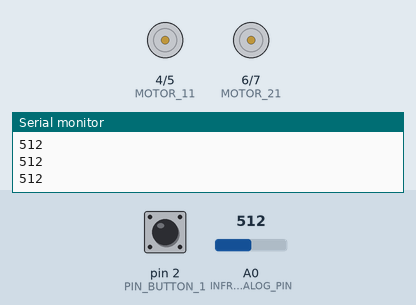
Recording of a sketch running on a simulated Arduino Uno, built with avr-gcc and run on an emulated ATmega328P. On the bench: motor-driver pin pairs drawn as motors (green arrow = first pin HIGH = forward, orange = second pin HIGH = backward, longer = more drive), the last lines printed to the serial monitor. Inputs (shaded band) come from the test bench; at power-on: pin 2 (PIN_BUTTON_1) LOW, A0 (INFRARED_ANALOG_PIN) = 512.

Above: at 1.4 s.
1.5 s: pin 2 (PIN_BUTTON_1) pulled HIGH for 0.15 s
At 2.7 s:
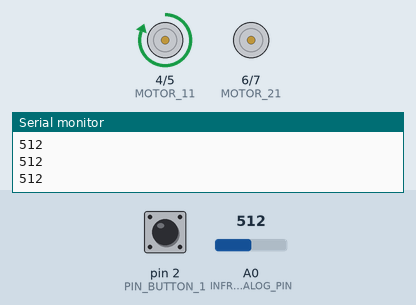
3.1 s: A0 (INFRARED_ANALOG_PIN) set to 106
4.6 s: A0 (INFRARED_ANALOG_PIN) set to 95
At 5.8 s:
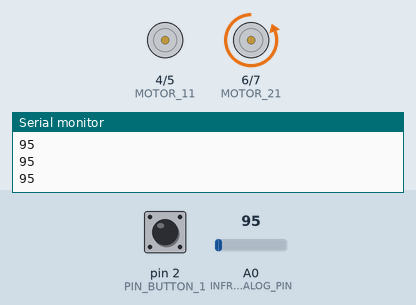
6.1 s: A0 (INFRARED_ANALOG_PIN) set to 122
At 7.1 s:
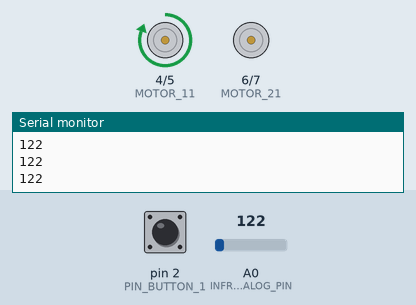
7.6 s: A0 (INFRARED_ANALOG_PIN) set to 90
At 8.1 s:
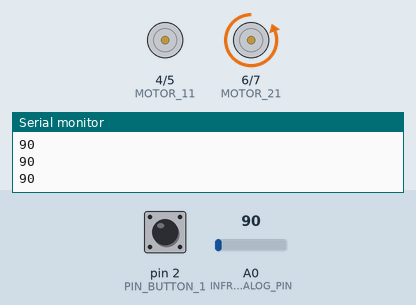
Timing chart, 0 to 10.1 s (numbered marks = the images above; inputs shaded):
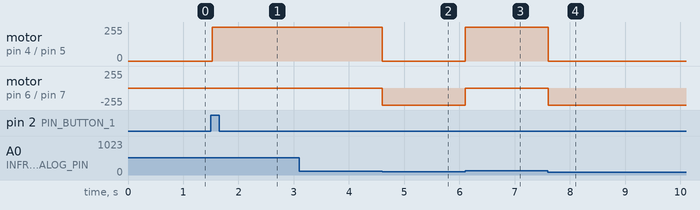

The sketch:

Smars_tank.ino
```cpp
//  Xe SMARS với thành phần
//    + Arduino Uno hoặc Nano
//    + Shield Mở Rộng Arduino Nano (Module Arduino Socket Full Nano) tương thích cả Uno và Nano, https://chotroihn.vn/shield-mo-rong-arduino-nano-tai-linh-kien-dien-tu-3m
//    + 2 động cơ Động Cơ Giảm Tốc JA12-N20 3-12VDC,    https://chotroihn.vn/dong-co-giam-toc-ja12-n20-3-12vdc
//    + Mạch cầu H mini để điều khiển 2 động cơ giảm tốc, https://chotroihn.vn/search?query=mach+cau+mini
//    + Tăng áp 2-24v --> 5-28V 2A ,   https://chotroihn.vn/module-boost-dc-dc-2-24vdc-2a-mt3608-k1a9-4-4-1g,
//      hoặc sử dụng module xịn hơn,   https://chotroihn.vn/module-boost-dc-dc-xl6009-5-40v-4a-k1a9-5-10g

#include <SoftwareSerial.h>
#include "HBridge_Motor.h"
#include "CMDParser.h"
#include "Buttons.h"
#include "InfraRed.h"


const int HC06_TX_PIN = 12;
const int HC06_RX_PIN = 13;

SoftwareSerial hc06(HC06_RX_PIN,HC06_TX_PIN);

void setup(){
  //Initialize Serial Monitor
  Serial.begin(9600);
  //Thiết lập bộ phân tích cú pháp lệnh qua serial (bluetooth)
  setup_cmd();

  //trang thai hoat dong ban dau
  tank_mode = remote;

  hc06.println("Smars (remixed by TienND)");
  //Thiet lap cho giao tiep bluetooth
  hc06.begin(9600);
  //Thiet lap cho dong co 1 chieu giam toc
  setup_hbridge();
    //Thiết lập cảm biến hồng ngoại
  setup_infrared();
  //Thiet lap cho nut bam cam ung
  setup_buttons();

  if (ReadButton1() > 0)
  {
     //Tự kiểm tra;
     Seft_Test();
  }

}

void Seft_Test()
{
    Serial.println("Tu kiem tra hoat dong cua motor");
    MotorPower(100,100);
    delay(3000);
    MotorPower(-100,-10);
    delay(3000);
    MotorPower(-10,-100);
    delay(3000);
    MotorPower(-100,-100);
    delay(3000);
    MotorPower(0,-0);

    for (int i = 0; i <3000;i++)
    {
      Serial.println(ReadInfraRed());
    }
}


void loop() {

  // ~~~~~~~~~~~~~~~~~~~~~~~~~~~~~~~~~~~~~~~~~~~~~~~~~~~~~~~~~~~~~~~~~~~~~~~~~~~~~~~~~~~~~~~~~~~~~~
  //        CÁC XỬ LÝ KHI CÓ LỆNH TỪ BAN PHIM
  // ~~~~~~~~~~~~~~~~~~~~~~~~~~~~~~~~~~~~~~~~~~~~~~~~~~~~~~~~~~~~~~~~~~~~~~~~~~~~~~~~~~~~~~~~~~~~~~
  //  Khong xu ly kieu polling, ma xu ly dang interrupt

  // ~~~~~~~~~~~~~~~~~~~~~~~~~~~~~~~~~~~~~~~~~~~~~~~~~~~~~~~~~~~~~~~~~~~~~~~~~~~~~~~~~~~~~~~~~~~~~~
  //        LẤY SỐ LIỆU TỪ CÁC CẢM BIẾN
  // ~~~~~~~~~~~~~~~~~~~~~~~~~~~~~~~~~~~~~~~~~~~~~~~~~~~~~~~~~~~~~~~~~~~~~~~~~~~~~~~~~~~~~~~~~~~~~~
  loop_infrared(); //áp dụng cho mode dò đường
  loop_buttons();  //do nothing


  switch (tank_mode) {
      case remote:
      // ~~~~~~~~~~~~~~~~~~~~~~~~~~~~~~~~~~~~~~~~~~~~~~~~~~~~~~~~~~~~~~~~~~~~~~~~~~~~~~~~~~~~~~~~~~~~~~
      //        CÁC XỬ LÝ KHI CÓ LỆNH TỪ SERIAL
      // ~~~~~~~~~~~~~~~~~~~~~~~~~~~~~~~~~~~~~~~~~~~~~~~~~~~~~~~~~~~~~~~~~~~~~~~~~~~~~~~~~~~~~~~~~~~~~~
      if (hc06.available()) {
        hc06.readBytesUntil('\n',cmd,40);
        //Serial.write("Thưc hien lenh ");
        //Serial.println(cmd);
        // Phan tich cu phap lenh
        CMDParser(cmd);
        switch (cmd_params[0][0])
        {
          case 'l': //---------------------LED--(nen dat truoc Engine de tranh bi delay)--------
                    break;

          case 'm'://---------------------ENGINE----------------------------------------------
                    loop_hbridge(cmd_params[1],cmd_params[2]);
                    break;
        }
        FINISH_CMD: return;
      }
      break;
      case track:
      // ~~~~~~~~~~~~~~~~~~~~~~~~~~~~~~~~~~~~~~~~~~~~~~~~~~~~~~~~~~~~~~~~~~~~~~~~~~~~~~~~~~~~~~~~~~~~~~
      //         CÁC XỬ LÝ KHI DÒ ĐƯỜNG BẰNG CẢM BIẾN HỒNG NGOẠI CHIẾU XUỐNG ĐẤT
      // ~~~~~~~~~~~~~~~~~~~~~~~~~~~~~~~~~~~~~~~~~~~~~~~~~~~~~~~~~~~~~~~~~~~~~~~~~~~~~~~~~~~~~~~~~~~~~~
        if (InfraredSensorValue> 100)
        {
            MotorPower(100,50);
        } else {
            MotorPower(50,100);
        }
        break;
      case bodyguard:
      // ~~~~~~~~~~~~~~~~~~~~~~~~~~~~~~~~~~~~~~~~~~~~~~~~~~~~~~~~~~~~~~~~~~~~~~~~~~~~~~~~~~~~~~~~~~~~~~
      //         CÁC XỬ LÝ KHI BÁM THEO VẬT CHỦ BẰNG SIÊU ÂM
      // ~~~~~~~~~~~~~~~~~~~~~~~~~~~~~~~~~~~~~~~~~~~~~~~~~~~~~~~~~~~~~~~~~~~~~~~~~~~~~~~~~~~~~~~~~~~~~~
        break;
  }
}
```

Buttons.h
```cpp
// @remark   Arduino UNO, Nano, Mini chi cho phep ngat o chan pin 2 (INT 0) va pin 3 (INT 1)

// Hướng dẫn sử dụng
const String HELP_BUTTON = "   Button: button1 o pin2.  Bam nut de chuyen che do REMOTE(bluetooth) --> TRACK (find path) -->  BODYGUARD (keep distance)";

const int PIN_BUTTON_1  = 2;
int button1 = 0;
int button1_newval=0;


enum ActionMode{
  remote=0,    // dieu khien bang remote bluetooth
  track=1,      // bam theo duong di
  bodyguard=2,  // giu khoang cach voi vat the
  nothing       // đánh dấu điểm kết thúc để xoay vòng
};
ActionMode tank_mode;  // Trang thai hoat dong cua xe

int ReadButton1() {
  return digitalRead(PIN_BUTTON_1);
}

// Interrupt Service Routine
void ISR_button1() {
  button1_newval = ReadButton1()  ;
  // Chuyển chế độ hoạt động của xe theo kiểu round robin
  tank_mode =  (tank_mode + 1) % nothing;

  Serial.print("Che do hoat dong: ");
  Serial.println(tank_mode);

  // Luon tat dong co
  MotorPower(0,0);
  return;
}


//~~~~~~~~~~~~~~~~~~~~~~~~~~~~~~~~~~~~~~~~~~~~~~~~~~~~~~~~~~~~~~~~~~~~~~~~~~~~~~~~~~~~~~~~~~~~~~~~~~
//                                     LOOP
//~~~~~~~~~~~~~~~~~~~~~~~~~~~~~~~~~~~~~~~~~~~~~~~~~~~~~~~~~~~~~~~~~~~~~~~~~~~~~~~~~~~~~~~~~~~~~~~~~~
void loop_buttons() {
  //nothing to do because of using interrupt
}

//~~~~~~~~~~~~~~~~~~~~~~~~~~~~~~~~~~~~~~~~~~~~~~~~~~~~~~~~~~~~~~~~~~~~~~~~~~~~~~~~~~~~~~~~~~~~~~~~~~
//                                     SETUP
//~~~~~~~~~~~~~~~~~~~~~~~~~~~~~~~~~~~~~~~~~~~~~~~~~~~~~~~~~~~~~~~~~~~~~~~~~~~~~~~~~~~~~~~~~~~~~~~~~~
void setup_buttons() {
   //Hiển thị hướng dẫn sử dụng
   Serial.println(HELP_BUTTON);
   //Thiết lập chế độ vào ra của chân Digital
   pinMode(PIN_BUTTON_1, INPUT);
   //Thiet lap chuong trinh con phuc vu ngat cho su kien cua pin, CHANGE | LOW  | RISING | FALLING
   attachInterrupt(digitalPinToInterrupt(PIN_BUTTON_1), ISR_button1, RISING);
}
```

CMDParser.h
```cpp
// Hướng dẫn sử dụng
const String HELP_CMD = "   CMD Syntaxt: type[;param1~9]";


bool  cmd_done; // Bao hieu lenh cua user da duoc xu ly chua
char  cmd[40];    // Lenh cua nguoi su dung, gui qua Serial
char  cmd_type; // Kieu lenh. Xem   MOTOR_CMD_TYPE
byte  cmd_paramc;   // So luong tham so 0 --> 6
char* cmd_params[10]; // Danh sachs cac tham so


//~~~~~~~~~~~~~~~~~~~~~~~~~~~~~~~~~~~~~~~~~~~~~~~~~~~~~~~~~~~~~~~~~~~~~~~~~~~~~~~~~~~~~~~~~~~~~~~~~~
//                                     SETUP
//~~~~~~~~~~~~~~~~~~~~~~~~~~~~~~~~~~~~~~~~~~~~~~~~~~~~~~~~~~~~~~~~~~~~~~~~~~~~~~~~~~~~~~~~~~~~~~~~~~
void setup_cmd() {
   //Hiển thị hướng dẫn sử dụng
   Serial.println(HELP_CMD);
}

//~~~~~~~~~~~~~~~~~~~~~~~~~~~~~~~~~~~~~~~~~~~~~~~~~~~~~~~~~~~~~~~~~~~~~~~~~~~~~~~~~~~~~~~~~~~~~~~~~~
//                                     PHÂN TÍCH LỆNH
//~~~~~~~~~~~~~~~~~~~~~~~~~~~~~~~~~~~~~~~~~~~~~~~~~~~~~~~~~~~~~~~~~~~~~~~~~~~~~~~~~~~~~~~~~~~~~~~~~~
// @brief phan tich cu phap lenh
// @detail    m;<left power>;<right power>. Eg: m;100;-85
// @return  = false neu viec phan tich tham so that bai
void CMDParser(char * cmd)
{
  int posLeft; // Danh dau diem dau va diem cuoi cua tham so trong chuoi cmd
  int cmd_len;
  cmd_paramc = 0; //chi so cua tham so

  //Serial.println(cmd);     //Hien thi lenh goc

  posLeft = 0;
  cmd_len = strlen(cmd);
  for (int i = 0; i<cmd_len; i++)
  {
    if (cmd[i] == ';')
    {
      cmd_params[cmd_paramc]=&cmd[posLeft];
      cmd_paramc++;
      cmd[i] = '\0';
      posLeft = i+1;
    }
  }
  cmd_params[cmd_paramc]=&cmd[posLeft]; // tham so cuoi cung
  cmd_paramc++;

  //Hien thi cac tham so sau khi da phan tic
  //for (int i = 0; i<cmd_paramc; i++)
  //{
  // Serial.println(cmd_params[i]);
  // }
}
```

HBridge_Motor.h
```cpp
#ifndef HBRIDGE_MOTOR
#define HBRIDGE_MOTOR


const String  HELP_HBRIDGE = "   H-bridge Mini cmd: m;<left power>;<right power>. Eg: m;100;-85   ";

const int MOTOR_11  = 4;
const int MOTOR_12  = 5;
const int MOTOR_21  = 6;
const int MOTOR_22  = 7;
const char MOTOR_CMD_TYPE  = 'm';  // Kí tự nhận dạng lệnh serial là dành cho động cơ. Kí tự đầu tiên là m

//  Thiết lập sức mạnh của động cơ DC 1 chiều
// @param in  left_percent    -100~0~+100 công suất
// @param in  right_percent   -100~0~+100 công suất
void MotorPower(int left_percent, int right_percent) {
      int lp;
      int rp;
      lp = map(abs(left_percent), 0, 100, 0, 255);
      rp = map(abs(right_percent), 0, 100, 0, 255);
      if (left_percent > 0) {
        analogWrite(MOTOR_11,lp);
        analogWrite(MOTOR_12,0);
      } else   {
        analogWrite(MOTOR_11,0);
        analogWrite(MOTOR_12,lp);
      }

      if (right_percent > 0) {
        analogWrite(MOTOR_21,0);
        analogWrite(MOTOR_22,rp);
      } else   {
        analogWrite(MOTOR_21,rp);
        analogWrite(MOTOR_22,0);
      }
}

//~~~~~~~~~~~~~~~~~~~~~~~~~~~~~~~~~~~~~~~~~~~~~~~~~~~~~~~~~~~~~~~~~~~~~~~~~~~~~~~~~~~~~~~~~~~~~~~~~~
//                                     SETUP
//~~~~~~~~~~~~~~~~~~~~~~~~~~~~~~~~~~~~~~~~~~~~~~~~~~~~~~~~~~~~~~~~~~~~~~~~~~~~~~~~~~~~~~~~~~~~~~~~~~
void setup_hbridge() {
    //Hiển thị hướng dẫn sử dụng
   Serial.println(HELP_HBRIDGE);

   pinMode(MOTOR_11, OUTPUT);
   pinMode(MOTOR_12, OUTPUT);
   pinMode(MOTOR_21, OUTPUT);
   pinMode(MOTOR_22, OUTPUT);

    //Thiết lập tốc độ 0 cho chắc ăn
    MotorPower(0,0);
}

//~~~~~~~~~~~~~~~~~~~~~~~~~~~~~~~~~~~~~~~~~~~~~~~~~~~~~~~~~~~~~~~~~~~~~~~~~~~~~~~~~~~~~~~~~~~~~~~~~~
//                                     LOOP
//~~~~~~~~~~~~~~~~~~~~~~~~~~~~~~~~~~~~~~~~~~~~~~~~~~~~~~~~~~~~~~~~~~~~~~~~~~~~~~~~~~~~~~~~~~~~~~~~~~
bool loop_hbridge(char * leftpower, char * rightpower) {
  MotorPower(atoi(leftpower),atoi(rightpower));
}


#endif
```

InfraRed.h
```cpp
// @remark   Arduino UNO, Nano, Mini chi cho phep ngat o chan pin 2 (INT 0) va pin 3 (INT 1)

const String  HELP_INFRARED = "   Infrared: gia tri doc tu pin A0, dai gia tri 0~1023";
const int PIN_INFRA_D0  = 3;

const int INFRARED_ANALOG_PIN  = A0;
int InfraredSensorValue; //Giá trị thô lấy từ cảm biến, phạm vi 0~1023

int ReadInfraRed() {
  return analogRead(INFRARED_ANALOG_PIN);
}


//~~~~~~~~~~~~~~~~~~~~~~~~~~~~~~~~~~~~~~~~~~~~~~~~~~~~~~~~~~~~~~~~~~~~~~~~~~~~~~~~~~~~~~~~~~~~~~~~~~
//                                     SETUP
//~~~~~~~~~~~~~~~~~~~~~~~~~~~~~~~~~~~~~~~~~~~~~~~~~~~~~~~~~~~~~~~~~~~~~~~~~~~~~~~~~~~~~~~~~~~~~~~~~~
void setup_infrared() {
    //Hiển thị hướng dẫn sử dụng
   Serial.println(HELP_INFRARED);
}


//~~~~~~~~~~~~~~~~~~~~~~~~~~~~~~~~~~~~~~~~~~~~~~~~~~~~~~~~~~~~~~~~~~~~~~~~~~~~~~~~~~~~~~~~~~~~~~~~~~
//                                     LOOP
//~~~~~~~~~~~~~~~~~~~~~~~~~~~~~~~~~~~~~~~~~~~~~~~~~~~~~~~~~~~~~~~~~~~~~~~~~~~~~~~~~~~~~~~~~~~~~~~~~~
void loop_infrared() {
  // Lấy giá trị từ cảm biến
  InfraredSensorValue = ReadInfraRed();
  //debug
  Serial.println(InfraredSensorValue);
  return;
}
```

Measured:
- the behaviour switches between 101 and 100 on A0 (INFRARED_ANALOG_PIN) (found by bisection; images 1 and 2)
- after the input at 1.5 s, motor on pin 4 (MOTOR_11) / pin 5 (MOTOR_12): stopped → forward 255/255 at once
- after the input at 4.6 s, motor on pin 4 (MOTOR_11) / pin 5 (MOTOR_12): forward 255/255 → stopped at once; motor on pin 6 (MOTOR_21) / pin 7 (MOTOR_22): stopped → backward 255/255 at once
- after the input at 6.1 s, motor on pin 4 (MOTOR_11) / pin 5 (MOTOR_12): stopped → forward 255/255 at once; motor on pin 6 (MOTOR_21) / pin 7 (MOTOR_22): backward 255/255 → stopped at once
- after the input at 7.6 s, motor on pin 4 (MOTOR_11) / pin 5 (MOTOR_12): forward 255/255 → stopped at once; motor on pin 6 (MOTOR_21) / pin 7 (MOTOR_22): stopped → backward 255/255 at once
